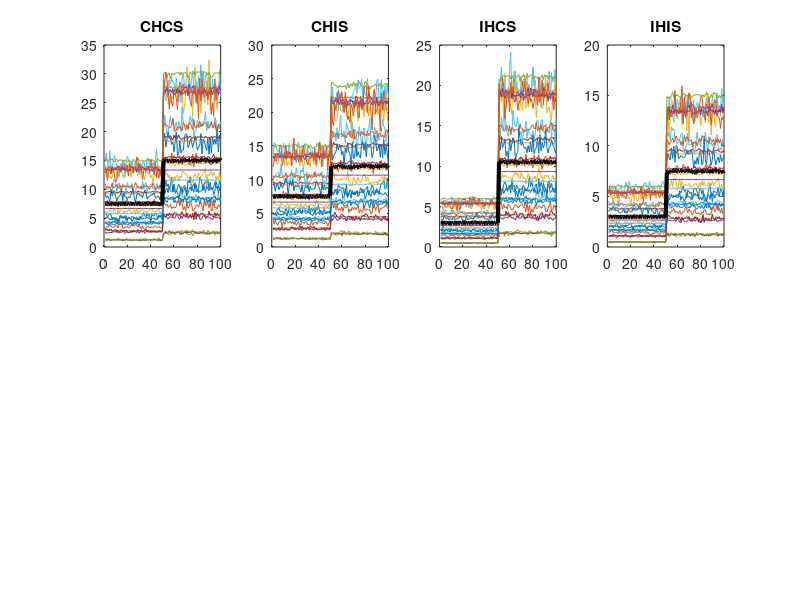

Write MATLAB code to recreate this figure. (Note: this script raises an error after producing the figure.)
% function testsim_psth_normalization
% different normalization approaches for PSTH

N = 30; % number of neurons
n_trials = 40;
n_samples = 100; 

% set this:
normalization = 'divisive across cond';
situation = 'contra space, contra hand already in fix';

% 4 conditions
switch situation
   
    case 'contra space, contra hand already in fix'
  
        % 1 CHCS
        b(1) = 0.5;
        r(1) = 1;

        % 2 CHIS
        b(2) = 0.5;
        r(2) = 0.8;

        % 3 IHCS
        b(3) = 0.2;
        r(3) = 0.7;

        % 4 IHIS
        b(4) = 0.2;
        r(4) = 0.5;
        
end

idx_b = 1:n_samples/2;
idx_r = n_samples/2+1:n_samples;

R = zeros(N,4,n_trials,n_samples);

low_fr = 1; high_fr  = 30; RA = low_fr + (high_fr-low_fr).*rand(N,1); % average response amplitude level for each neuron, between low and high
noise = 0.01 + (0.5-0.01).*rand(N,1);

for c = 1:4,
    
    for n = 1:N, % for each neuron
        R(n,c,:,idx_b)=b(c)*RA(n)*(ones(n_trials,length(idx_b))+noise(n)*randn(n_trials,length(idx_b)));
        R(n,c,:,idx_r)=r(c)*RA(n)*(ones(n_trials,length(idx_b))+noise(n)*randn(n_trials,length(idx_b)));
        
    end  
    
end


figure('Position',[100 100 1200 400]);
subplot(2,4,1);
plot(squeeze(mean(R(:,1,:,:),3))'); hold on
plot(mean(squeeze(mean(R(:,1,:,:),3)),1),'k','LineWidth',3);
title(['CHCS']);

subplot(2,4,2);
plot(squeeze(mean(R(:,2,:,:),3))'); hold on
plot(mean(squeeze(mean(R(:,2,:,:),3)),1),'k','LineWidth',3);
title('CHIS');

subplot(2,4,3);
plot(squeeze(mean(R(:,3,:,:),3))'); hold on
plot(mean(squeeze(mean(R(:,3,:,:),3)),1),'k','LineWidth',3);
title('IHCS');

subplot(2,4,4);
plot(squeeze(mean(R(:,4,:,:),3))'); hold on
plot(mean(squeeze(mean(R(:,4,:,:),3)),1),'k','LineWidth',3);
title('IHIS');

ig_set_axes_equal_lim(get(gcf,'Children'),'all')



switch normalization
    
    case 'divisive across cond'
        
        nor = squeeze(mean(R(:,:,:,idx_b),4));
        nor = reshape(nor,N,4*n_trials);
        nor = mean(nor,2);
        
        for n=1:N,
            Rn(n,:,:,:) = R(n,:,:,:)/nor(n);
        end
    
end

hn(1) = subplot(2,4,5);
plot(squeeze(mean(Rn(:,1,:,:),3))'); hold on
plot(mean(squeeze(mean(Rn(:,1,:,:),3)),1),'k','LineWidth',3);
title([situation ', normalization: ' normalization]);

hn(2) = subplot(2,4,6);
plot(squeeze(mean(Rn(:,2,:,:),3))'); hold on
plot(mean(squeeze(mean(Rn(:,2,:,:),3)),1),'k','LineWidth',3);
hn(3) = subplot(2,4,7);
plot(squeeze(mean(Rn(:,3,:,:),3))'); hold on
plot(mean(squeeze(mean(Rn(:,3,:,:),3)),1),'k','LineWidth',3);
hn(4) = subplot(2,4,8);
plot(squeeze(mean(Rn(:,4,:,:),3))'); hold on
plot(mean(squeeze(mean(Rn(:,4,:,:),3)),1),'k','LineWidth',3);

ig_set_axes_equal_lim(hn,'all');






